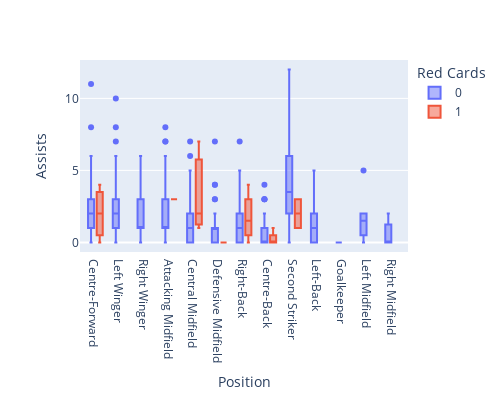

Write notebook code for a chart like this one.
### Code cell
px.box(data,x='Position',y='Assists', color='Red Cards',width=500, height=400)

### Figure 1 — Plotly figure (JSON) as saved in the notebook; plotly's stock layout.template omitted (floating-point values rounded to 4 significant figures; data arrays with more than 128 entries replaced by an {"elided": "..."} marker saying what was removed)
{"data": [{"alignmentgroup": "True", "hovertemplate": "Red Cards=0<br>Position=%{x}<br>Assists=%{y}<extra></extra>", "legendgroup": "0", "marker": {"color": "#636efa"}, "name": "0", "notched": false, "offsetgroup": "0", "orientation": "v", "showlegend": true, "type": "box", "x": {"elided": "474 str values"}, "x0": " ", "xaxis": "x", "y": {"elided": "474 int values"}, "y0": " ", "yaxis": "y"}, {"alignmentgroup": "True", "hovertemplate": "Red Cards=1<br>Position=%{x}<br>Assists=%{y}<extra></extra>", "legendgroup": "1", "marker": {"color": "#EF553B"}, "name": "1", "notched": false, "offsetgroup": "1", "orientation": "v", "showlegend": true, "type": "box", "x": ["Right-Back", "Centre-Forward", "Central Midfield", "Second Striker", "Centre-Back", "Right-Back", "Centre-Back", "Right-Back", "Centre-Forward", "Right-Back", "Centre-Back", "Central Midfield", "Centre-Back", "Attacking Midfield", "Central Midfield", "Centre-Back", "Attacking Midfield", "Centre-Forward", "Defensive Midfield", "Centre-Back", "Centre-Back", "Centre-Back", "Second Striker"], "x0": " ", "xaxis": "x", "y": [2, 2, 7, 1, 1, 4, 0, 0, 0, 1, 1, 2, 0, 3, 1, 0, 3, 4, 0, 0, 0, 0, 3], "y0": " ", "yaxis": "y"}], "layout": {"boxmode": "group", "height": 400, "legend": {"title": {"text": "Red Cards"}, "tracegroupgap": 0}, "margin": {"t": 60}, "width": 500, "xaxis": {"anchor": "y", "domain": [0, 1], "title": {"text": "Position"}}, "yaxis": {"anchor": "x", "domain": [0, 1], "title": {"text": "Assists"}}}}
